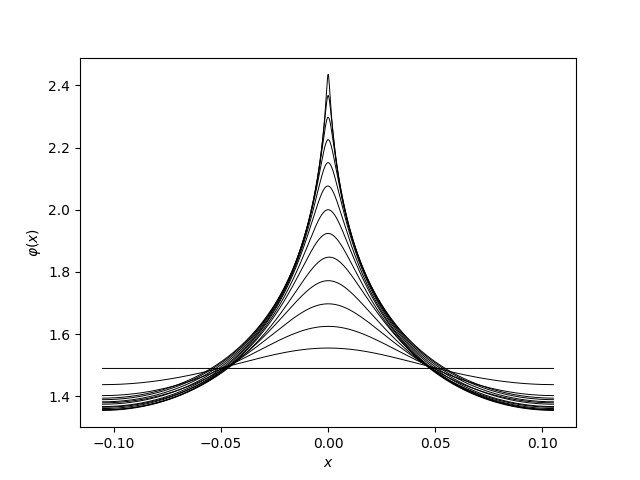

Recreate this plot in Python.
import numpy as np
from scipy import optimize
import matplotlib.pyplot as plt


def func_guess(X, height, P):
    return height * np.cos(((2 * np.pi) / P) * X)


def bessel_symbol(Xi, s):
    return (1 + Xi ** 2) ** (-s / 2)


def const_sol(mu, int_const):
    return (mu + np.sqrt(mu ** 2 + 8 * int_const)) / 4


def upper_bound_P(s):
    return (2 * np.pi) / np.sqrt(3 ** (2 / s) - 1)


def FDP_system(sol, height, P, s, symb_coeffs, int_const):
    phi, mu = sol[:-1], sol[-1]
    gamma = const_sol(mu, int_const)
    phi_coeffs = np.fft.rfft(phi)
    phi_squared_coeffs = np.fft.rfft(phi ** 2)
    mod_phi_coeffs = np.multiply(phi_coeffs, symb_coeffs)
    mod_phi_squared_coeffs = np.multiply(phi_squared_coeffs, symb_coeffs)

    eq_err = (
        (gamma - mu) * phi
        + 3 * gamma * np.fft.irfft(mod_phi_coeffs)
        - (3 / 2) * np.fft.irfft(mod_phi_squared_coeffs)
        - (1 / 2) * phi ** 2
    )
    height_err = np.array([np.abs(height - phi[(len(phi) // 2) + 1])])
    return np.concatenate((eq_err, height_err))


if __name__ == "__main__":
    s = 0.5
    P = 0.9 * upper_bound_P(s)
    N = 1000
    X = np.linspace(-P / 2, P / 2, N, endpoint=False)
    int_const = 1
    samples = 15

    impl_bif_point = lambda mu: (
        3 * const_sol(mu, int_const) * bessel_symbol((2 * np.pi) / P, s)
    ) - (mu - const_sol(mu, int_const))

    bif_point = optimize.fsolve(impl_bif_point, 1)[0]
    symb_coeffs = bessel_symbol(
        np.array([(2 * np.pi * k) / P for k in range(0, (N // 2) + 1)]), s
    )
    min_height = const_sol(bif_point, int_const) - bif_point
    H = np.linspace(0, 0.35 * min_height, samples)
    wavespeeds, max_heights = np.zeros(samples), np.zeros(samples)

    for i in range(0, samples):
        phi_guess = func_guess(X, H[i], P)
        wavespeed_guess = np.array([bif_point])

        F = lambda sol: FDP_system(sol, H[i], P, s, symb_coeffs, int_const)
        solution = optimize.fsolve(
            F, np.concatenate((phi_guess, wavespeed_guess)), xtol=1e-5
        )
        varphi = const_sol(solution[-1], int_const) - solution[:-1]
        wavespeeds[i] = solution[-1]
        max_heights[i] = np.max(varphi)
        plt.plot(X, varphi, "k", linewidth=0.7)

    plt.ylabel(r"$\varphi (x)$")
    plt.xlabel(r"$x$")
    plt.savefig("bifurcation_fdp.png")
    plt.show()
    plt.plot(wavespeeds, max_heights, "k", linewidth=0.4)
    plt.plot(wavespeeds, max_heights, "k.", linewidth=0.7)
    plt.xlabel(r"$\mu$")
    plt.ylabel(r"$\max \ \varphi$")
    plt.savefig("bifurcation_branch_fdp.png")
    plt.show()
